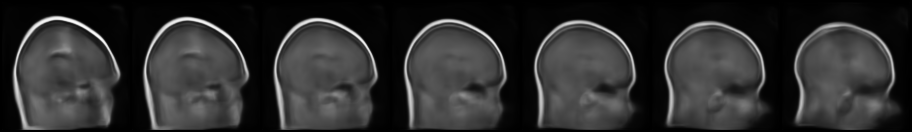
#> input picture outputs/saved/glioma_0266.png, 912 x 132 px, given as the content of the folder ../data/brain_tumor_dataset/no, which was not available
$ jupyter execute --allow-errors dataprep.ipynb
#> lines starting #> are read from the running program, lines starting #| are printed output that depends on the picture; after the words box and inside, x2 and y2 are one past the last pixel; in counts of white or black regions, pixels touching at a corner belong together; pictures that were not available may be replaced by others from this repository, and a replacement may not be noted
### utils/datautils.py
import numpy as np
import pandas as pd
import os
from PIL import Image
import skimage.measure as ski
import cv2
import random
from sklearn.model_selection import train_test_split

# [17 lines left out: function read_data_csv, not called in this run]

def read_resize_images(path: str, verbose: bool, multiclass: bool = False):
    """
    Reads images from folders and stores each image as a numpy array with its label.

    :param path:        Path to image folders.
    :param verbose:     Prints debugging information.
    :return:            List of dictionaries containing 'image' and 'label'.
    """
    if verbose:
        print(f"Reading images from {path} into a structured format")
    if not os.path.exists(path):
        raise FileNotFoundError(f"{path} does not exist")


    if multiclass:
        data = []
        for label, folder in enumerate(["Testing", "Training"]):
            folder_path = os.path.join(path, folder)
            if not os.path.exists(folder_path):
                if verbose:
                    print(f"Folder {folder_path} does not exist, skipping...")
                continue
            for label, folder in enumerate(["glioma", "meningioma", "notumor", "pituitary"]):
                folder_path = os.path.join(folder_path, folder)
                if not os.path.exists(folder_path):
                    if verbose:
                        print(f"Folder {folder_path} does not exist, skipping...")
                    continue


    else:
        data = []
        for label, folder in enumerate(['no', 'yes']):
            folder_path = os.path.join(path, folder)
            if not os.path.exists(folder_path):
                if verbose:
                    print(f"Folder {folder_path} does not exist, skipping...")
                continue

            for file_name in os.listdir(folder_path):
                if file_name.lower().endswith(('.jpeg', '.jpg', '.png')):
                    file_path = os.path.join(folder_path, file_name)
                    try:
                        img = Image.open(file_path).convert('L')
                        centered_img = center_brain(img)
                        img_resize = centered_img.resize((354, 386), Image.Resampling.LANCZOS)
                        img_array = np.array(img_resize)
                        data.append({'image': img_array, 'label': label})
                    except Exception as e:
                        print(f"Error loading image {file_name}: {e}")

    return data

# [37 lines left out: functions center_brain, preprocess_data, not called in this run]

def shuffle_split(data: list[dict], split: float = 0.1, seed: int = None, verbose: bool = True):
    """
    Splits data into train, test, and validation sets.

    :param data:  List of dictionaries with 'image' (array) and 'label'.
    :param split: Proportion of data to use for test set.
    :param seed:  Random seed for reproducibility.
    :param verbose: If True, prints sizes of splits.
    :return: X_train, X_test, X_val, y_train, y_test, y_val
    """
    # Set seed for reproducibility
    if seed is not None:
        random.seed(seed)

    shuffled_data = random.sample(data, len(data))

    X = np.stack([entry["image"] for entry in shuffled_data], axis=0)
    y = np.stack([entry["label"] for entry in shuffled_data], axis=0)

    # split into train+val and test
    X_train_val, X_test, y_train_val, y_test = train_test_split(
        X, y, test_size=split, random_state=42, shuffle=True
    )

    val_split = split / (1 - split)

    # split train+val into train and val
    X_train, X_val, y_train, y_val = train_test_split(
        X_train_val, y_train_val, test_size=val_split, random_state=42, shuffle=True
    )  # 0.25 x 0.7 = 0.175 (17.5%) of the total data for validation

    if verbose:
        print(f"Training set size: {len(X_train)}")
        print(f"Validation set size: {len(X_val)}")
        print(f"Test set size: {len(X_test)}")

    X_train = np.array(X_train)
    y_train = np.array(y_train)
    X_val = np.array(X_val)
    y_val = np.array(y_val)
    X_test = np.array(X_test)
    y_test = np.array(y_test)

    return X_train, X_test, X_val, y_train, y_test, y_val

### notebooks/dataprep.ipynb
[cell 1]
import pandas as pd
import numpy as np
import matplotlib.pyplot as plt
import os
from PIL import Image
import skimage.measure as ski
import cv2
import tensorflow as tf
from tensorflow.keras.models import Sequential
from tensorflow.keras.layers import Conv2D, MaxPooling2D, Flatten, Dense, Dropout, BatchNormalization
from tensorflow.keras.preprocessing.image import ImageDataGenerator
from tensorflow.keras.regularizers import l1

tumorless = []
for file_name in os.listdir("..\\data\\brain_tumor_dataset\\no"):
        if file_name.lower().endswith(('.jpeg', '.jpg', '.png')):
            file_path = os.path.join("..\\data\\brain_tumor_dataset\\no\\", file_name)
            try:
                img = Image.open(file_path).convert('L')
                # center brain
                image_array = np.array(img)
                _, binary_mask = cv2.threshold(image_array, 0, 255, cv2.THRESH_BINARY + cv2.THRESH_OTSU)
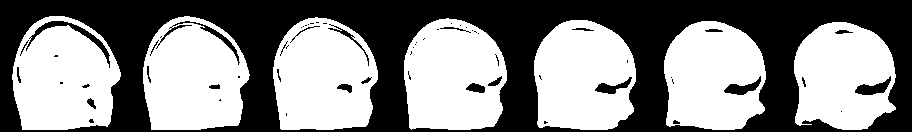
#> binary_mask: shape (132, 912); 53.2% white; 62 black regions (37 under 20 px)
                contours, _ = cv2.findContours(binary_mask, cv2.RETR_EXTERNAL, cv2.CHAIN_APPROX_SIMPLE)
#> contours = 7 contours; box (x1, y1, x2, y2) and area: (12, 16, 121, 130) 9818, (143, 16, 250, 130) 9716, (273, 17, 378, 130) 9606, (404, 18, 507, 130) 9453, (534, 20, 636, 130) 9244, (664, 21, 766, 130) 9048, (794, 22, 896, 130) 8744
                if contours:
                    x, y, w, h = cv2.boundingRect(max(contours, key=cv2.contourArea))
#> x = 12; y = 16; w = 109; h = 114
                    # crop the image to the bounding box of the brain
                    cropped_array = image_array[y:y+h, x:x+w]
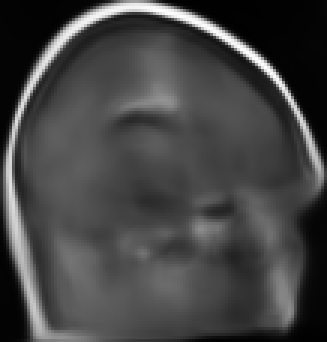
#> cropped_array: shape (114, 109) (shown 3 times larger); min 1, max 255, mean 68
                else:
                    cropped_array = image_array
                cropped_image = Image.fromarray(cropped_array)
                tumorless.append(np.array(cropped_image.resize((354, 386), Image.Resampling.LANCZOS)))
            except Exception as e:
                print(f"Error loading image {file_name}: {e}")

tumor = []
for file_name in os.listdir("..\\data\\brain_tumor_dataset\\yes"):
        if file_name.lower().endswith(('.jpeg', '.jpg', '.png')):
            file_path = os.path.join("..\\data\\brain_tumor_dataset\\yes\\", file_name)
            try:
                img = Image.open(file_path).convert('L')
                # center brain
                image_array = np.array(img)
                _, binary_mask = cv2.threshold(image_array, 0, 255, cv2.THRESH_BINARY + cv2.THRESH_OTSU)
                contours, _ = cv2.findContours(binary_mask, cv2.RETR_EXTERNAL, cv2.CHAIN_APPROX_SIMPLE)
                if contours:
                    x, y, w, h = cv2.boundingRect(max(contours, key=cv2.contourArea))
                    # crop the image to the bounding box of the brain
                    cropped_array = image_array[y:y+h, x:x+w]
                else:
                    cropped_array = image_array
                cropped_image = Image.fromarray(cropped_array)
                tumor.append(np.array(cropped_image.resize((354, 386), Image.Resampling.LANCZOS)))
            except Exception as e:
                print(f"Error loading image {file_name}: {e}")

plt.subplot(2, 2, 1)
# plot raw tumorless image
plt.imshow(tumorless[0], cmap='gray')

# compress image
plt.subplot(2, 2, 2)
maxpool_tumorless = ski.block_reduce(tumorless[0], (8,8), np.max)
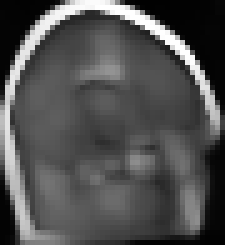
#> maxpool_tumorless: shape (49, 45) (shown 5 times larger); min 1, max 255, mean 80.4
plt.imshow(maxpool_tumorless, cmap='gray')

plt.subplot(2, 2, 3)

# plot raw tumor image
#> (the rest of this cell did not finish here and is left out)

[cell 2]
import random

def simulate_monty_hall(n_trials=100000):
#> called with n_trials = 1000000
    stay_wins = 0
    switch_wins = 0
    for _ in range(n_trials):
        doors = [0, 1, 2]
        prize = random.choice(doors)
        choice = random.choice(doors)
        # Host opens a goat door
        possible = [door for door in doors if door != choice and door != prize]
        opened = random.choice(possible)
        # Switch choice is the one unopened door
        switch = next(door for door in doors if door not in (choice, opened))
        if choice == prize:
            stay_wins += 1
        if switch == prize:
            switch_wins += 1
    return stay_wins, switch_wins

stay, switch = simulate_monty_hall(1000000)
print(f"Stay win rate: {stay/1000000:.4f}")
print(f"Switch win rate: {switch/1000000:.4f}")

[cell 3]
import matplotlib.pyplot as plt
from pathlib import Path
import sys

sys.path.append(str(Path().resolve().parent))

from utils import datautils

#> (the rest of this cell did not finish here and is left out)


plt.imshow(raw_data[0]["image"], cmap='gray')

[cell 4]
processed_data = []

#> (the rest of this cell did not finish here and is left out)

#> (a cell that did not finish here is left out)

$ run again, on outputs/saved/meningioma_0047.png
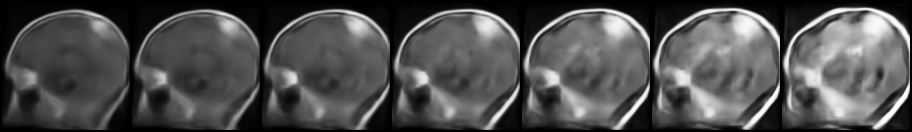
#> input picture outputs/saved/meningioma_0047.png, 912 x 132 px, given as the content of the folder ../data/brain_tumor_dataset/no, which was not available
#> `_, binary_mask = cv2.threshold(image_array, 0, 255, cv2.THRESH_BINARY ..`:
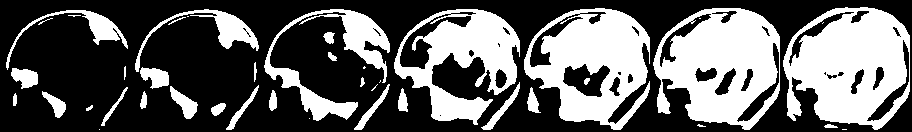
#> binary_mask: shape (132, 912); 38.2% white; 42 white regions (12 under 20 px)
#> contours = 39 contours, 14 with area under 20; largest, box (x1, y1, x2, y2) and area: (783, 7, 910, 130) 11868, (653, 8, 780, 130) 11573, (524, 8, 650, 130) 10450, (394, 9, 520, 125) 7924, (264, 9, 390, 121) 3202
#> x = 783; y = 7; w = 127; h = 123
#> `maxpool_tumorless = ski.block_reduce(tumorless[0], (8,8), np.max)`:
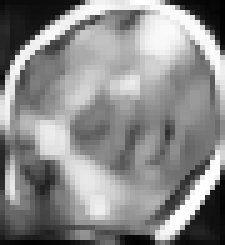
#> maxpool_tumorless: shape (49, 45) (shown 5 times larger); min 0, max 255, mean 138.3

$ run again, on outputs/saved/pituitary_0025.png
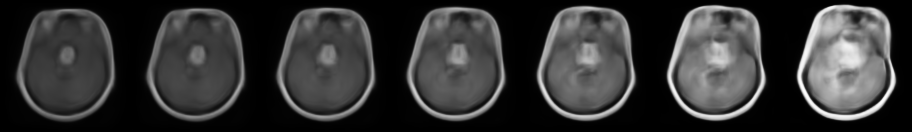
#> input picture outputs/saved/pituitary_0025.png, 912 x 132 px, given as the content of the folder ../data/brain_tumor_dataset/no, which was not available
#> `_, binary_mask = cv2.threshold(image_array, 0, 255, cv2.THRESH_BINARY ..`:
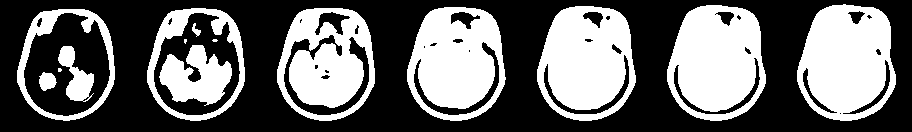
#> binary_mask: shape (132, 912); 40.8% white; 14 white regions (3 under 20 px)
#> contours = 7 contours; box (x1, y1, x2, y2) and area: (797, 4, 896, 121) 9095, (667, 5, 766, 121) 9055, (537, 6, 636, 121) 8998, (407, 7, 506, 121) 8928, (277, 8, 375, 121) 8856, (147, 8, 245, 121) 8796, (17, 9, 115, 121) 8735
#> x = 797; y = 4; w = 99; h = 117
#> `maxpool_tumorless = ski.block_reduce(tumorless[0], (8,8), np.max)`:
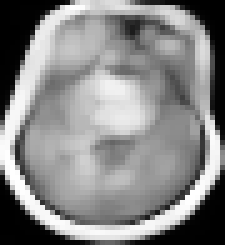
#> maxpool_tumorless: shape (49, 45) (shown 5 times larger); min 0, max 255, mean 134.6
